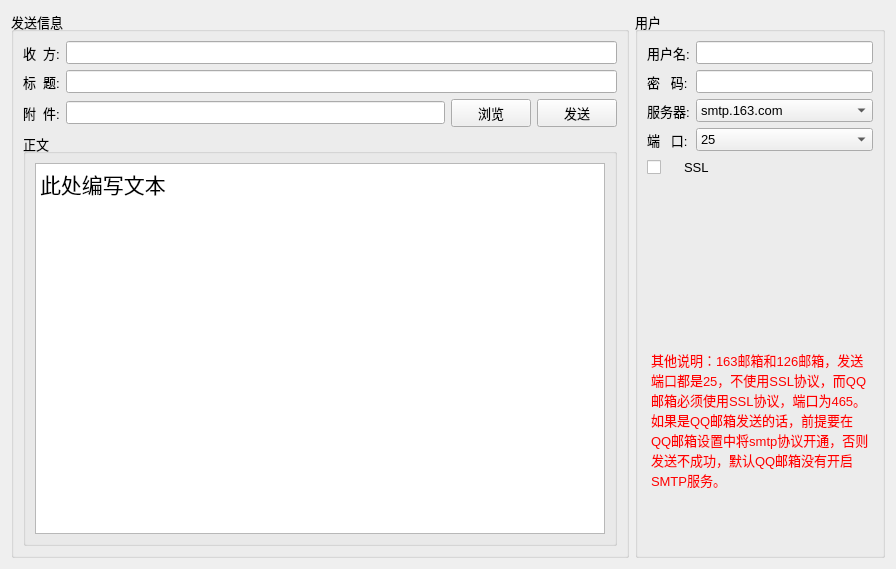
<?xml version="1.0" encoding="UTF-8"?>
<ui version="4.0">
 <class>frmEmailTool</class>
 <widget class="QWidget" name="frmEmailTool">
  <property name="geometry">
   <rect>
    <x>0</x>
    <y>0</y>
    <width>896</width>
    <height>569</height>
   </rect>
  </property>
  <property name="font">
   <font>
    <pointsize>10</pointsize>
   </font>
  </property>
  <property name="windowTitle">
   <string>Form</string>
  </property>
  <layout class="QHBoxLayout" name="horizontalLayout_5">
   <item>
    <widget class="QGroupBox" name="groupBox">
     <property name="title">
      <string>发送信息</string>
     </property>
     <layout class="QVBoxLayout" name="verticalLayout_2">
      <item>
       <layout class="QHBoxLayout" name="horizontalLayout">
        <item>
         <widget class="QLabel" name="labReceiverAddr">
          <property name="text">
           <string>收  方:</string>
          </property>
         </widget>
        </item>
        <item>
         <widget class="QLineEdit" name="txtReceiverAddr">
          <property name="text">
           <string/>
          </property>
         </widget>
        </item>
       </layout>
      </item>
      <item>
       <layout class="QHBoxLayout" name="horizontalLayout_2">
        <item>
         <widget class="QLabel" name="labTitle">
          <property name="text">
           <string>标  题:</string>
          </property>
         </widget>
        </item>
        <item>
         <widget class="QLineEdit" name="txtTitle">
          <property name="text">
           <string/>
          </property>
         </widget>
        </item>
       </layout>
      </item>
      <item>
       <layout class="QHBoxLayout" name="horizontalLayout_3">
        <item>
         <widget class="QLabel" name="labFileName">
          <property name="text">
           <string>附  件:</string>
          </property>
         </widget>
        </item>
        <item>
         <widget class="QLineEdit" name="txtFileName"/>
        </item>
        <item>
         <widget class="QPushButton" name="btnSelect">
          <property name="cursor">
           <cursorShape>PointingHandCursor</cursorShape>
          </property>
          <property name="text">
           <string>浏览</string>
          </property>
         </widget>
        </item>
        <item>
         <widget class="QPushButton" name="btnSend">
          <property name="cursor">
           <cursorShape>PointingHandCursor</cursorShape>
          </property>
          <property name="text">
           <string>发送</string>
          </property>
         </widget>
        </item>
       </layout>
      </item>
      <item>
       <widget class="QGroupBox" name="groupBox_2">
        <property name="title">
         <string>正文</string>
        </property>
        <layout class="QHBoxLayout" name="horizontalLayout_4">
         <item>
          <widget class="QTextBrowser" name="txtContent">
           <property name="readOnly">
            <bool>false</bool>
           </property>
           <property name="html">
            <string>&lt;!DOCTYPE HTML PUBLIC &quot;-//W3C//DTD HTML 4.0//EN&quot; &quot;http://www.w3.org/TR/REC-html40/strict.dtd&quot;&gt;
&lt;html&gt;&lt;head&gt;&lt;meta name=&quot;qrichtext&quot; content=&quot;1&quot; /&gt;&lt;style type=&quot;text/css&quot;&gt;
p, li { white-space: pre-wrap; }
&lt;/style&gt;&lt;/head&gt;&lt;body style=&quot; font-family:'SimSun'; font-size:10pt; font-weight:400; font-style:normal;&quot;&gt;
&lt;p style=&quot; margin-top:0px; margin-bottom:0px; margin-left:0px; margin-right:0px; -qt-block-indent:0; text-indent:0px;&quot;&gt;&lt;span style=&quot; font-size:16pt;&quot;&gt;此处编写文本&lt;/span&gt;&lt;/p&gt;&lt;/body&gt;&lt;/html&gt;</string>
           </property>
          </widget>
         </item>
        </layout>
       </widget>
      </item>
     </layout>
    </widget>
   </item>
   <item>
    <widget class="QGroupBox" name="groupBox_3">
     <property name="minimumSize">
      <size>
       <width>250</width>
       <height>0</height>
      </size>
     </property>
     <property name="maximumSize">
      <size>
       <width>250</width>
       <height>16777215</height>
      </size>
     </property>
     <property name="title">
      <string>用户</string>
     </property>
     <layout class="QVBoxLayout" name="verticalLayout_3">
      <item>
       <layout class="QVBoxLayout" name="verticalLayout">
        <item>
         <layout class="QGridLayout" name="gridLayout">
          <item row="2" column="1">
           <widget class="QComboBox" name="cboxServer">
            <item>
             <property name="text">
              <string>smtp.163.com</string>
             </property>
            </item>
            <item>
             <property name="text">
              <string>smtp.126.com</string>
             </property>
            </item>
            <item>
             <property name="text">
              <string>smtp.qq.com</string>
             </property>
            </item>
            <item>
             <property name="text">
              <string>smt.sina.com</string>
             </property>
            </item>
            <item>
             <property name="text">
              <string>smtp.sohu.com</string>
             </property>
            </item>
            <item>
             <property name="text">
              <string>smtp.139.com</string>
             </property>
            </item>
            <item>
             <property name="text">
              <string>smtp.189.com</string>
             </property>
            </item>
           </widget>
          </item>
          <item row="1" column="1">
           <widget class="QLineEdit" name="txtSenderPwd">
            <property name="text">
             <string/>
            </property>
            <property name="echoMode">
             <enum>QLineEdit::Password</enum>
            </property>
           </widget>
          </item>
          <item row="0" column="0">
           <widget class="QLabel" name="labSenderAddr">
            <property name="text">
             <string>用户名:</string>
            </property>
           </widget>
          </item>
          <item row="3" column="0">
           <widget class="QLabel" name="labPort">
            <property name="text">
             <string>端   口:</string>
            </property>
           </widget>
          </item>
          <item row="1" column="0">
           <widget class="QLabel" name="labSenderPwd">
            <property name="text">
             <string>密   码:</string>
            </property>
           </widget>
          </item>
          <item row="3" column="1">
           <widget class="QComboBox" name="cboxPort">
            <item>
             <property name="text">
              <string>25</string>
             </property>
            </item>
            <item>
             <property name="text">
              <string>465</string>
             </property>
            </item>
            <item>
             <property name="text">
              <string>587</string>
             </property>
            </item>
           </widget>
          </item>
          <item row="0" column="1">
           <widget class="QLineEdit" name="txtSenderAddr">
            <property name="text">
             <string/>
            </property>
           </widget>
          </item>
          <item row="2" column="0">
           <widget class="QLabel" name="labServer">
            <property name="text">
             <string>服务器:</string>
            </property>
           </widget>
          </item>
         </layout>
        </item>
        <item>
         <widget class="QCheckBox" name="ckSSL">
          <property name="text">
           <string>     SSL</string>
          </property>
         </widget>
        </item>
        <item>
         <widget class="QLabel" name="label_send_info_state">
          <property name="minimumSize">
           <size>
            <width>0</width>
            <height>25</height>
           </size>
          </property>
          <property name="font">
           <font>
            <weight>50</weight>
            <bold>false</bold>
           </font>
          </property>
          <property name="text">
           <string/>
          </property>
          <property name="alignment">
           <set>Qt::AlignCenter</set>
          </property>
         </widget>
        </item>
       </layout>
      </item>
      <item>
       <spacer name="verticalSpacer">
        <property name="orientation">
         <enum>Qt::Vertical</enum>
        </property>
        <property name="sizeHint" stdset="0">
         <size>
          <width>223</width>
          <height>58</height>
         </size>
        </property>
       </spacer>
      </item>
      <item>
       <widget class="QTextBrowser" name="textBrowser">
        <property name="minimumSize">
         <size>
          <width>0</width>
          <height>200</height>
         </size>
        </property>
        <property name="styleSheet">
         <string notr="true">background:transparent;</string>
        </property>
        <property name="frameShape">
         <enum>QFrame::NoFrame</enum>
        </property>
        <property name="html">
         <string>&lt;!DOCTYPE HTML PUBLIC &quot;-//W3C//DTD HTML 4.0//EN&quot; &quot;http://www.w3.org/TR/REC-html40/strict.dtd&quot;&gt;
&lt;html&gt;&lt;head&gt;&lt;meta name=&quot;qrichtext&quot; content=&quot;1&quot; /&gt;&lt;style type=&quot;text/css&quot;&gt;
p, li { white-space: pre-wrap; }
&lt;/style&gt;&lt;/head&gt;&lt;body style=&quot; font-family:'SimSun'; font-size:10pt; font-weight:400; font-style:normal;&quot;&gt;
&lt;p style=&quot; margin-top:0px; margin-bottom:0px; margin-left:0px; margin-right:0px; -qt-block-indent:0; text-indent:0px;&quot;&gt;&lt;span style=&quot; color:#ff0000;&quot;&gt;其他说明：163邮箱和126邮箱，发送端口都是25，不使用SSL协议，而QQ邮箱必须使用SSL协议，端口为465。如果是QQ邮箱发送的话，前提要在QQ邮箱设置中将smtp协议开通，否则发送不成功，默认QQ邮箱没有开启SMTP服务。&lt;/span&gt;&lt;/p&gt;&lt;/body&gt;&lt;/html&gt;</string>
        </property>
       </widget>
      </item>
     </layout>
    </widget>
   </item>
  </layout>
 </widget>
 <resources/>
 <connections/>
</ui>
